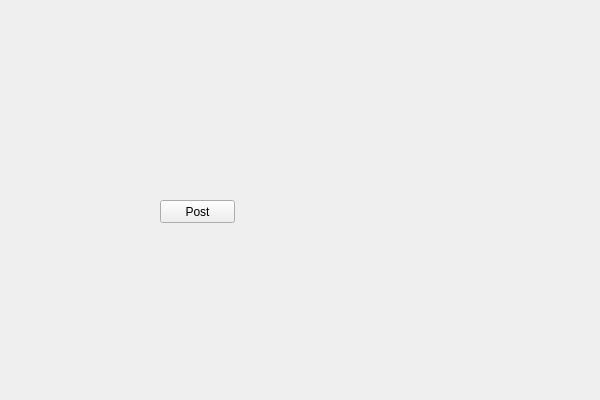
<?xml version="1.0" encoding="UTF-8"?>
<ui version="4.0">
 <class>testClass</class>
 <widget class="QWidget" name="testClass">
  <property name="geometry">
   <rect>
    <x>0</x>
    <y>0</y>
    <width>600</width>
    <height>400</height>
   </rect>
  </property>
  <property name="windowTitle">
   <string>test</string>
  </property>
  <widget class="QPushButton" name="postBtn">
   <property name="geometry">
    <rect>
     <x>160</x>
     <y>200</y>
     <width>75</width>
     <height>23</height>
    </rect>
   </property>
   <property name="text">
    <string>Post</string>
   </property>
  </widget>
 </widget>
 <layoutdefault spacing="6" margin="11"/>
 <resources>
  <include location="test.qrc"/>
 </resources>
 <connections/>
</ui>
